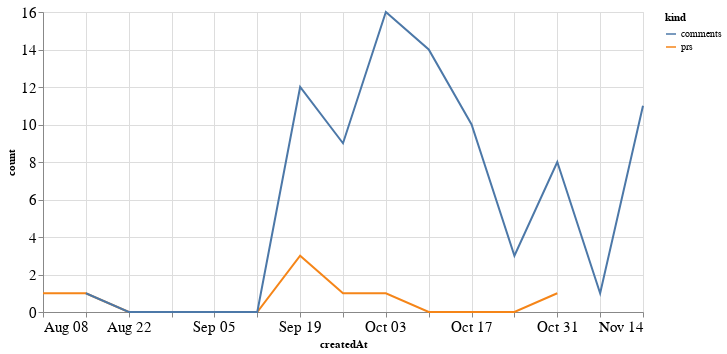

The notebook cell saved with this chart:
### Code cell
alt.Chart(total_time, width=600).mark_line().encode(
    x='createdAt',
    y='count',
    color='kind'
)

### Figure 1 — Vega-Lite specification as saved in the notebook (floating-point values rounded to 4 significant figures)
{"config": {"axisLeft": {"labelFontSize": 15}, "axisBottom": {"labelFontSize": 15}}, "data": {"name": "data-9cec4f6fa3fc40d91e33dc7c866b2ab2"}, "mark": "line", "encoding": {"color": {"type": "nominal", "field": "kind"}, "x": {"type": "temporal", "field": "createdAt"}, "y": {"type": "quantitative", "field": "count"}}, "width": 600, "$schema": "https://vega.github.io/schema/vega-lite/v4.8.1.json", "datasets": {"data-9cec4f6fa3fc40d91e33dc7c866b2ab2": [{"createdAt": "2021-08-08T00:00:00", "kind": "prs", "count": 1.0}, {"createdAt": "2021-08-15T00:00:00", "kind": "prs", "count": 1.0}, {"createdAt": "2021-08-22T00:00:00", "kind": "prs", "count": 0.0}, {"createdAt": "2021-08-29T00:00:00", "kind": "prs", "count": 0.0}, {"createdAt": "2021-09-05T00:00:00", "kind": "prs", "count": 0.0}, {"createdAt": "2021-09-12T00:00:00", "kind": "prs", "count": 0.0}, {"createdAt": "2021-09-19T00:00:00", "kind": "prs", "count": 3.0}, {"createdAt": "2021-09-26T00:00:00", "kind": "prs", "count": 1.0}, {"createdAt": "2021-10-03T00:00:00", "kind": "prs", "count": 1.0}, {"createdAt": "2021-10-10T00:00:00", "kind": "prs", "count": 0.0}, {"createdAt": "2021-10-17T00:00:00", "kind": "prs", "count": 0.0}, {"createdAt": "2021-10-24T00:00:00", "kind": "prs", "count": 0.0}, {"createdAt": "2021-10-31T00:00:00", "kind": "prs", "count": 1.0}, {"createdAt": "2021-11-07T00:00:00", "kind": "prs", "count": null}, {"createdAt": "2021-11-14T00:00:00", "kind": "prs", "count": null}, {"createdAt": "2021-08-08T00:00:00", "kind": "comments", "count": null}, {"createdAt": "2021-08-15T00:00:00", "kind": "comments", "count": 1.0}, {"createdAt": "2021-08-22T00:00:00", "kind": "comments", "count": 0.0}, {"createdAt": "2021-08-29T00:00:00", "kind": "comments", "count": 0.0}, {"createdAt": "2021-09-05T00:00:00", "kind": "comments", "count": 0.0}, {"createdAt": "2021-09-12T00:00:00", "kind": "comments", "count": 0.0}, {"createdAt": "2021-09-19T00:00:00", "kind": "comments", "count": 12.0}, {"createdAt": "2021-09-26T00:00:00", "kind": "comments", "count": 9.0}, {"createdAt": "2021-10-03T00:00:00", "kind": "comments", "count": 16.0}, {"createdAt": "2021-10-10T00:00:00", "kind": "comments", "count": 14.0}, {"createdAt": "2021-10-17T00:00:00", "kind": "comments", "count": 10.0}, {"createdAt": "2021-10-24T00:00:00", "kind": "comments", "count": 3.0}, {"createdAt": "2021-10-31T00:00:00", "kind": "comments", "count": 8.0}, {"createdAt": "2021-11-07T00:00:00", "kind": "comments", "count": 1.0}, {"createdAt": "2021-11-14T00:00:00", "kind": "comments", "count": 11.0}]}}
